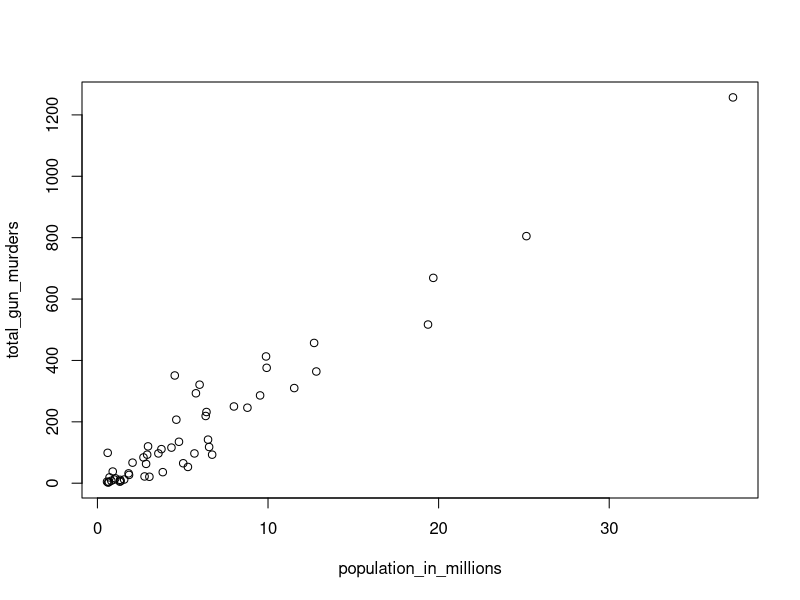
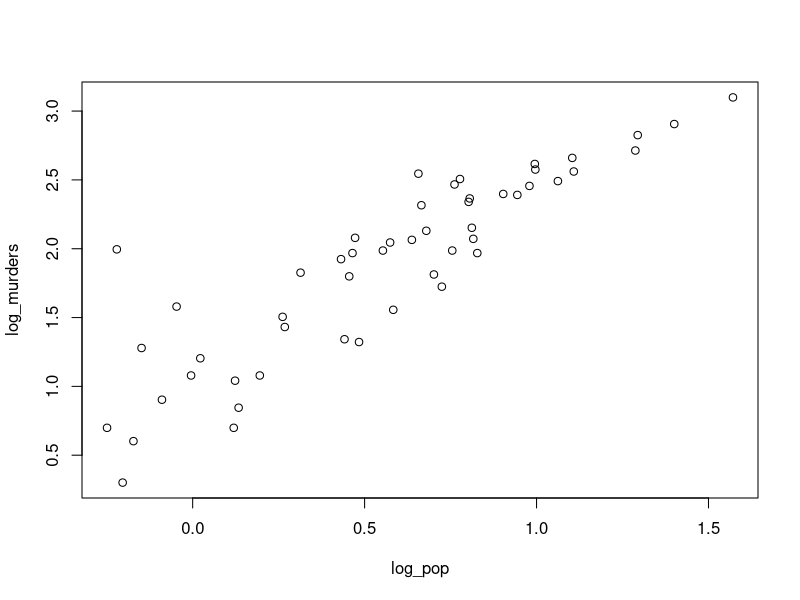
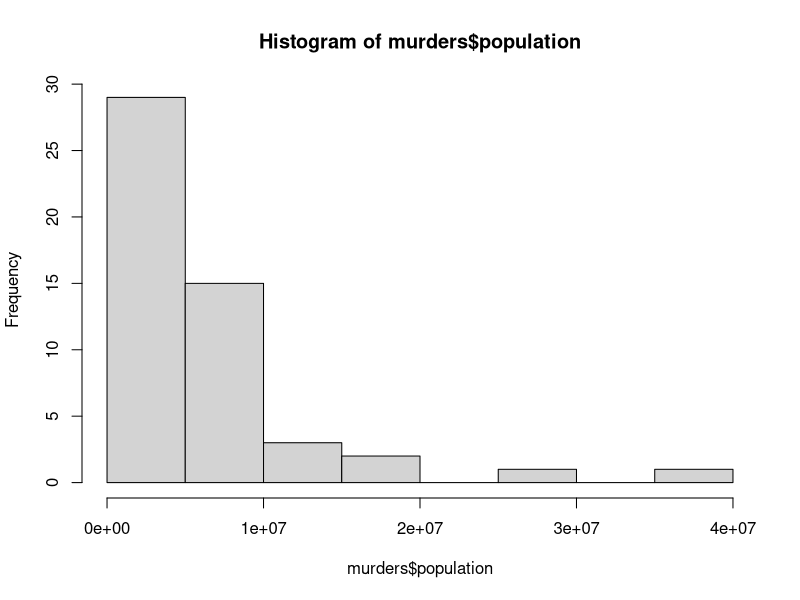
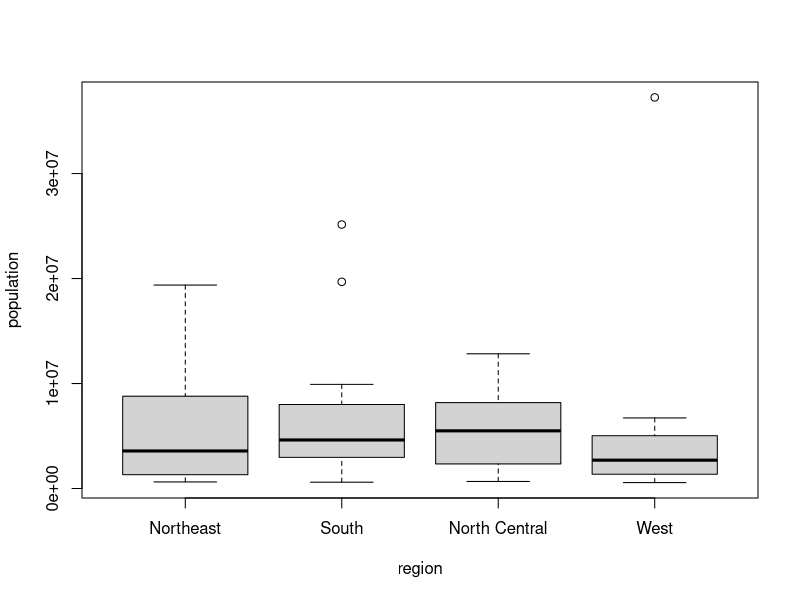
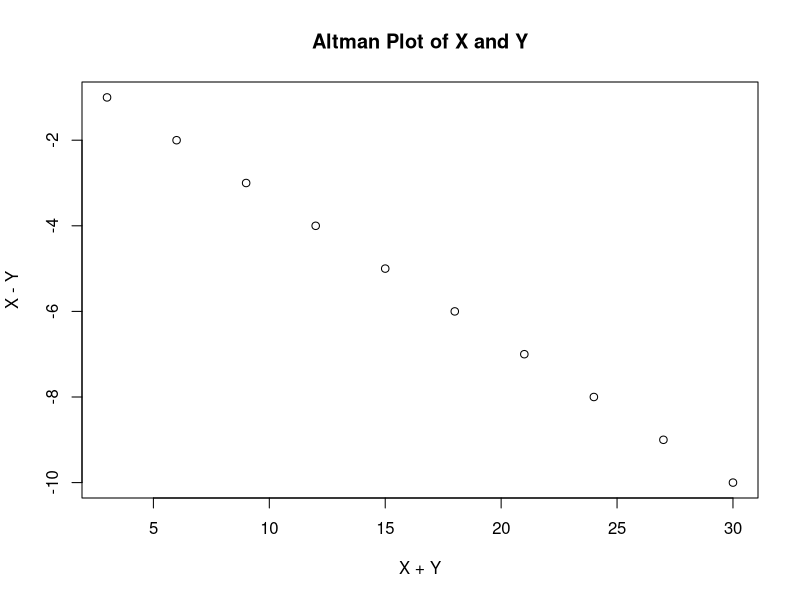
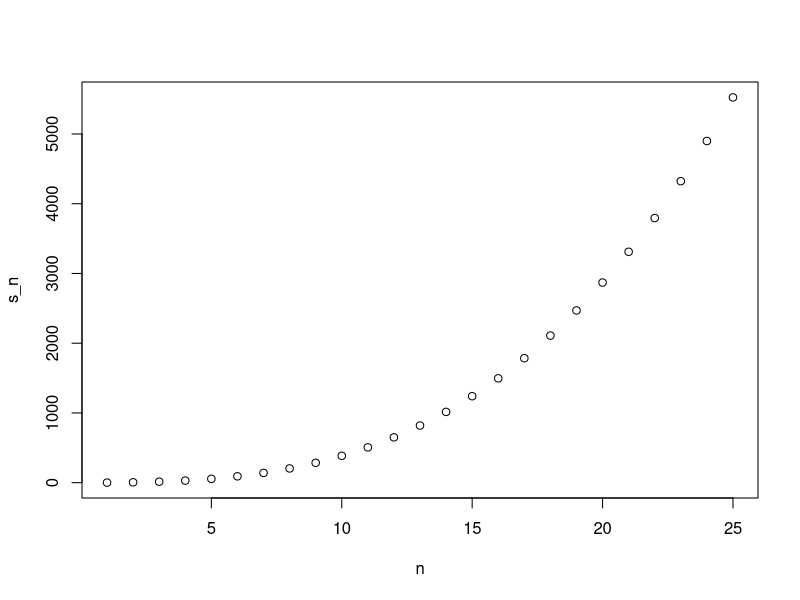
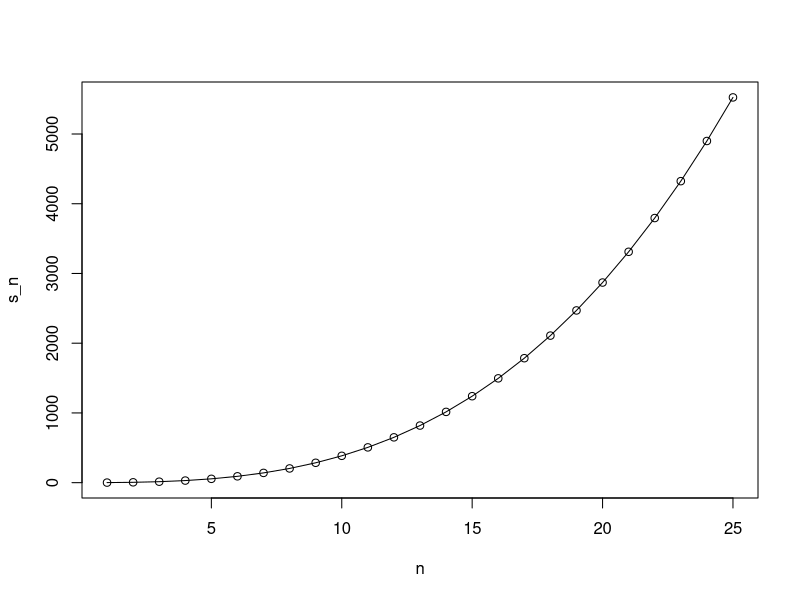

The R script that drew these images, in order:
## ---- chunk 1
library(dplyr)
library(dslabs)
data(murders)
population_in_millions <- murders$population/10^6
total_gun_murders <- murders$total
plot(population_in_millions, total_gun_murders)
## ---- chunk 2
log_pop <- log10(murders$population/10^6)
log_murders <- log10(murders$total)
plot(log_pop, log_murders)
## ---- chunk 3
hist(murders$population)
## ---- chunk 4
boxplot(population ~ region, data = murders)
## ---- chunk 5
sum_n <- function(n) {
    x <- 1:n
    sum(x)
}
sum_n(5000)
## ---- chunk 6
altman_plot <- function(x, y) {
    diff_xy <- x - y
    sum_xy <- x + y
    plot(sum_xy, diff_xy, main = "Altman Plot of X and Y",
    xlab = "X + Y", ylab = "X - Y")
}
x <- 1:10
y <- x * 2
altman_plot(x, y)
## ---- chunk 7
x <- 3
my_func <- function(y){
    x <- 5
    y + 5
}
## ---- chunk 8
x <- 3
my_func <- function(y){
    x <- 5
    y + 5
}
x
my_func(2)
x
## ---- chunk 9
compute_s_n <- function(n) {
    x <- 1:n
    sum(x^2)
}
compute_s_n(10)
## ---- chunk 10
s_n <- vector("numeric", 25)
for (i in 1:25) {
    s_n[i] <- compute_s_n(i)
}
## ---- chunk 11
n <- 1:25
plot(n, s_n)
## ---- chunk 12
plot(n, s_n)
lines(n, n * (n + 1) * (2 * n + 1) / 6)
